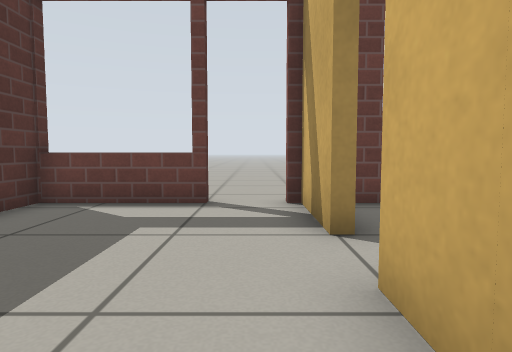
view 1 (above)

18 first-person views from a walk through a world built for the Gazebo simulator. The camera is 0.5 m above the floor, tilts 4° down and sees 75° across. The floor is counted in squares, 0.5 m on a side. Each view is taken from the middle of a square. On the plan, view 1 faces up. The plan holds only what a view shows up to about 12 squares ahead; the rest is blank. Gazebo's built-in surfaces are drawn with simple patterns.

view 2
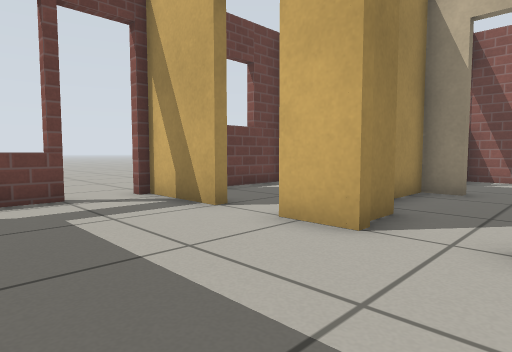

view 3
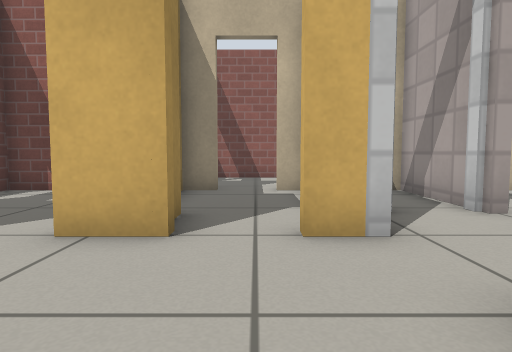

view 4
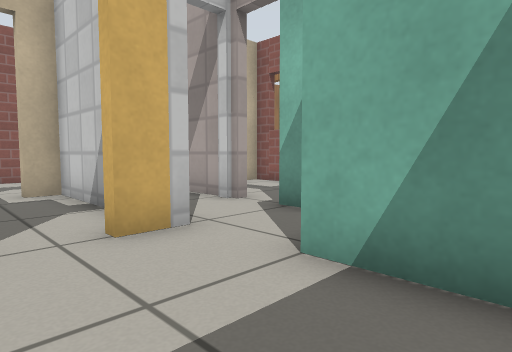

view 5
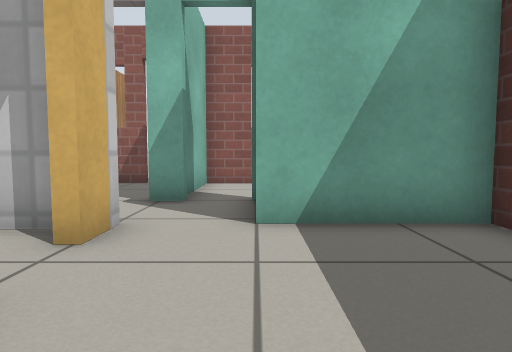

view 6
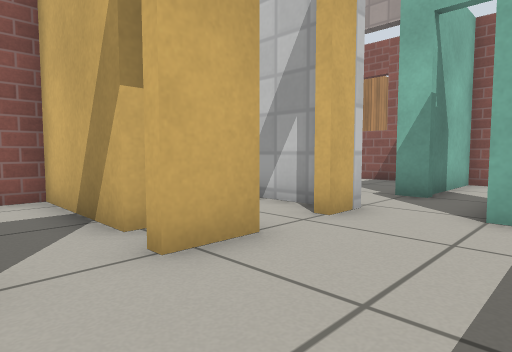

view 7
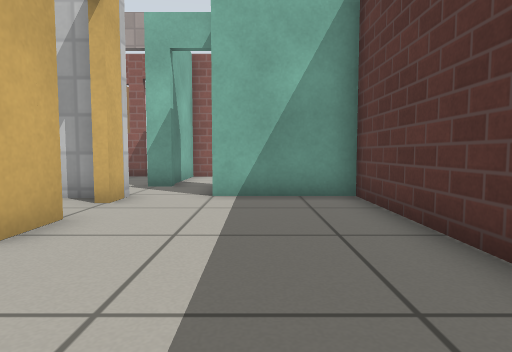

view 8
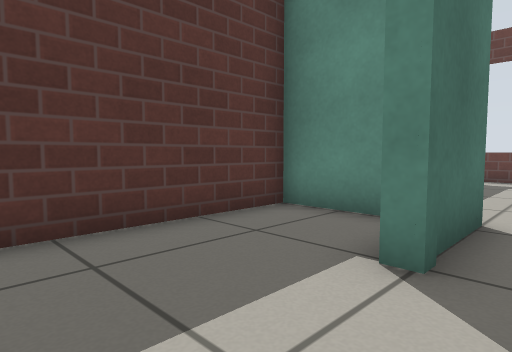

view 9
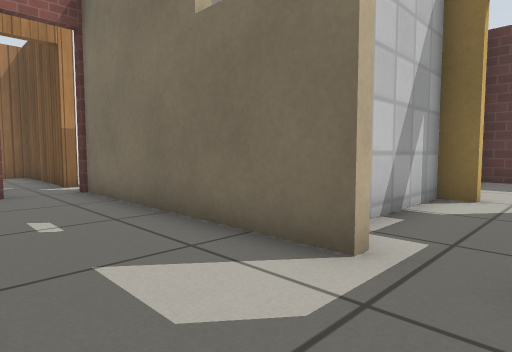

view 10
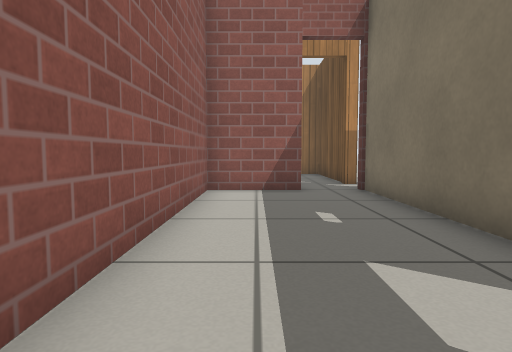

view 11
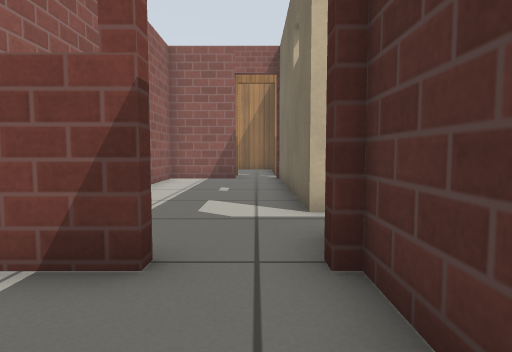

view 12
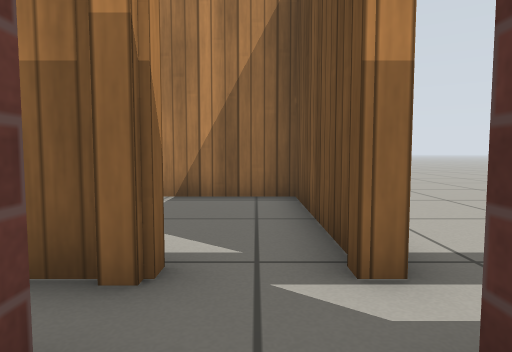

view 13
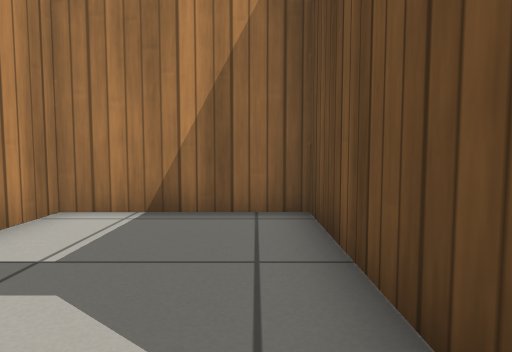

view 14
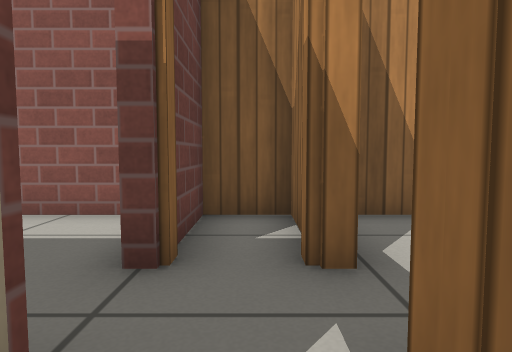

view 15
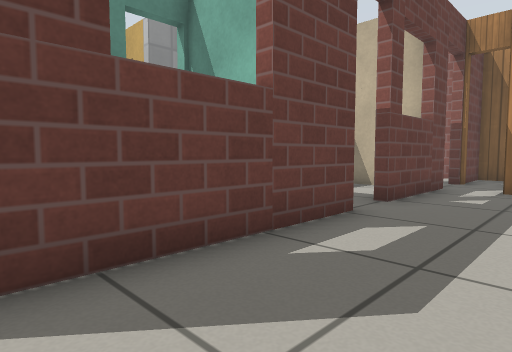

view 16
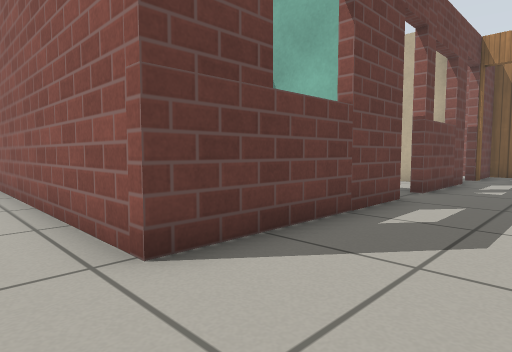

view 17
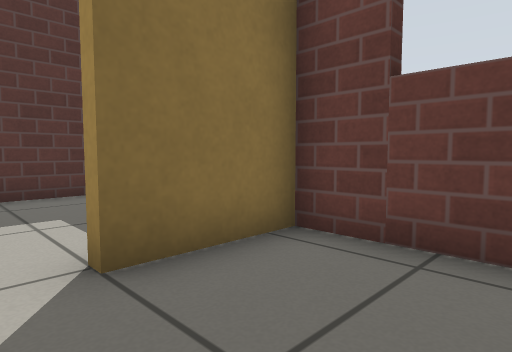

view 18
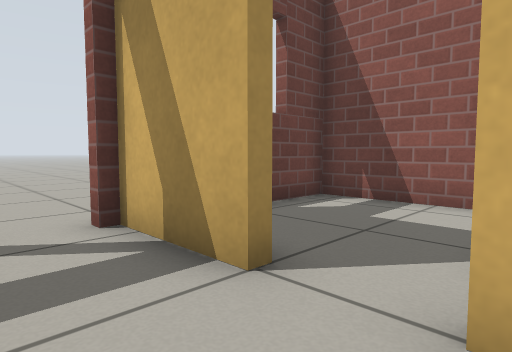

### Floor plan
Points are (right, up) in squares from view 1. A wall is a line through its corners. A room is listed if a view was taken in it or the views show most of it. See-through windows are left out.
Room 1 (views 1, 2, 3, 4, 5, 6, 7, 18)
walls: (0.9, 3.9) (0.9, 6.6); (0.9, 1) (0.9, 2.5); (-0.9, 6.6) (-4.4, 6.6); (-4.3, 6.9) (-4.3, -1.6) (-1, -1.6); (0.9, -1.6) (0.9, -0.5)
ways out: open door at (-0.5, 7) to room 4; open door at (1, 3.5) to room 6; open door at (1, 0.5) to room 9; opening at (0, -2) to room 10
Room 2 (view 8)
walls: (-1, -4.1) (-1.4, -4.1); (-2.2, -1.9) (-4.3, -1.9) (-4.3, -6.5); (-0.8, -7.9) (0.6, -7.9) (0.6, -3.8)
ways out: open door at (0.5, -4) to room 10
Room 3 (views 9, 10, 12)
walls: (6.1, -0.5) (6.1, -8.2); (7.8, -7.9) (10.3, -7.9) (10.3, 2)
ways out: open door at (7.5, 2) to room 4; open door at (7, -8) to room 5; open door at (6, 0.5) to room 9
Room 4 (view 11)
walls: (6.1, 3.9) (6.1, 1.9); (7.9, 2.2) (9.3, 2.2)
ways out: open door at (-0.5, 7) to room 1; open door at (7.5, 2) to room 3
Room 5 (views 13, 14, 15, 16)
walls: (1.2, -8.2) (-4.6, -8.2) (-4.6, -0.2); (5.8, -9.6) (6.1, -9.6); (6.1, -8.2) (2.6, -8.2)
ways out: open door at (7, -8) to room 3; open door at (7, -10) to room 7; open door at (2, -8) to room 8; open door at (8, -9) to room 11
Room 6 (view 17)
walls: (2, 2.2) (5.8, 2.2) (5.8, 6.6) (1.2, 6.6) (1.2, 3.9)
ways out: open door at (1, 3.5) to room 1
Room 7 (no view inside)
walls: (10.3, -11.6) (10.3, -10.6); (6.1, -9.6) (6.1, -14.5) (10.3, -14.5) (10.3, -13.2)
ways out: open door at (7, -10) to room 5
Room 8 (no view inside)
walls: (2.6, -7.9) (5.4, -7.9); (5.8, -7.7) (5.8, -5.6)
ways out: open door at (2, -8) to room 5
Room 9 (no view inside)
walls: (2.5, 1.2) (1.5, 1.2); (5.8, 1) (5.8, 2); (6.1, 1.9) (4.1, 1.9); (1.2, -0.5) (1.2, -1.3) (5.8, -1.3) (5.8, -0.5)
ways out: open door at (1, 0.5) to room 1; open door at (6, 0.5) to room 3
Room 10 (no view inside)
walls: (0.6, -3.8) (1.3, -3.8); (-1, -1.6) (-1, -4.1)
ways out: opening at (0, -2) to room 1; open door at (0.5, -4) to room 2; open door at (3, -3) to room 12
Room 11 (no view inside)
walls: (7.8, -9.6) (10.3, -9.6) (10.3, -8.2) (7.8, -8.2)
ways out: open door at (8, -9) to room 5
Room 12 (no view inside)
walls: (2.4, -3.8) (5.9, -3.8)
ways out: open door at (3, -3) to room 10

Positions as (right, up) in squares from view 1, and headings:
1: (0, 0), facing up
2: (-3, -1), facing up-right
3: (-3, 0), facing right
4: (-3, 1), facing down-right
5: (-1, 3), facing down
6: (-2, 4), facing down-right
7: (-2, 6), facing down
8: (0, -7), facing up-left
9: (9, 1), facing down-left
10: (9, 1), facing down
11: (7, 5), facing down
12: (7, -7), facing down
13: (7, -9), facing down
14: (5, -9), facing right
15: (-4, -11), facing up-right
16: (-6, -11), facing up-right
17: (4, 3), facing up-left
18: (-1, 2), facing up-right
